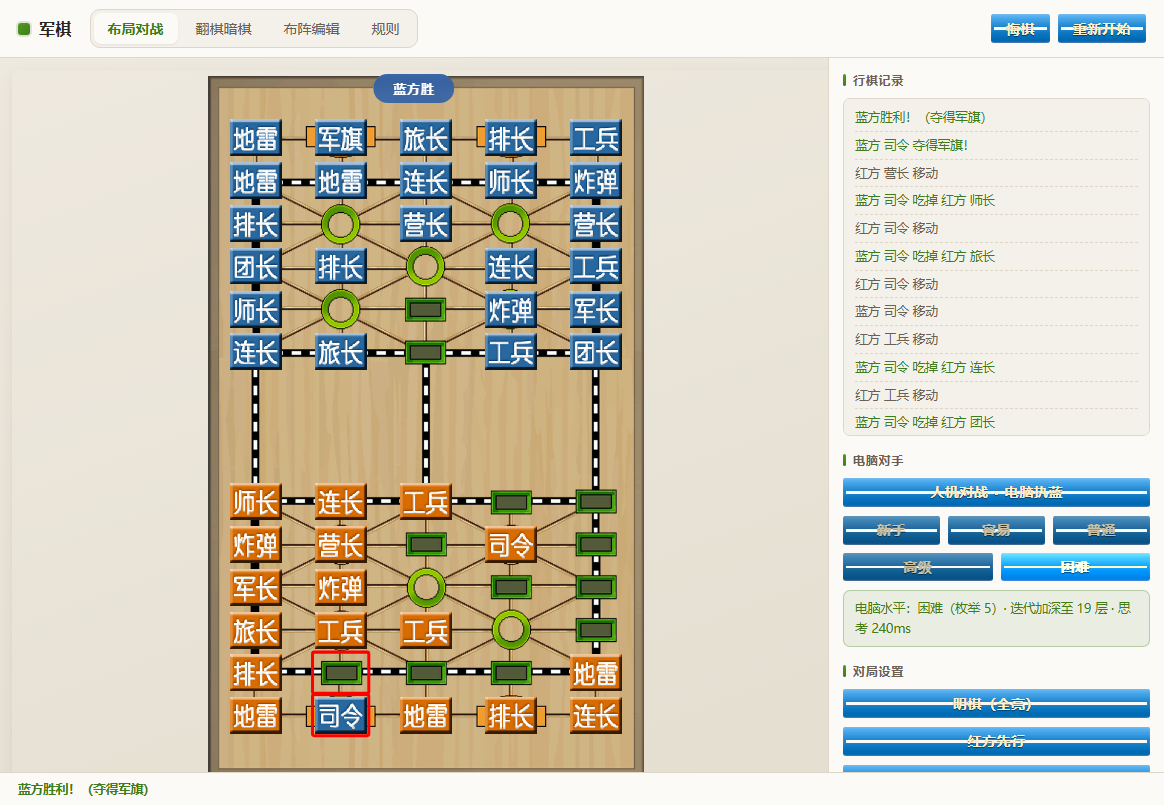
#> input picture evidence/junqi-ai-h2h-lv5.png, 1164 x 805 px
$ python analyze_markers.py ../../evidence/junqi-ai-h2h-lv5.png ../../evidence/junqi-ai-h2h-lv5.png
#> lines starting #> are read from the running program, lines starting #| are printed output that depends on the picture; after the words box and inside, x2 and y2 are one past the last pixel; in counts of white or black regions, pixels touching at a corner belong together
# -*- coding: utf-8 -*-
"""分析原版高亮标记：选中(蓝框) / 最后一步(红框) / 空位(绿块) 的精确颜色与几何。
用法: python analyze_markers.py <s18.png> <s19.png>
"""
import sys, os
from PIL import Image
import numpy as np

def load(p):
    return np.array(Image.open(p).convert("RGB")).astype(int)

def profile_row(img, y, x0, x1, label=""):
    row = img[y, x0:x1]
    # 找非背景色（背景=浅棕木纹，R>G>B 且整体偏亮）
    print(f"  y={y} x[{x0},{x1}) {label}: 前 20 列样本")
    for i in range(0, min(20, len(row))):
        r, g, b = row[i]
        print(f"    x={x0+i}: ({r},{g},{b})")

def scan_region(img, y0, y1, x0, x1, name):
    sub = img[y0:y1, x0:x1]
    print(f"\n=== {name}  region y[{y0},{y1}) x[{x0},{x1}) ===")
    # 统计最饱和 / 最典型的颜色
    flat = sub.reshape(-1, 3)
    # 蓝：B 远大于 R,G
    blue = ((flat[:, 2] > 150) & (flat[:, 0] < 90) & (flat[:, 1] < 90)).sum()
    # 红：R 远大于 G,B
    red = ((flat[:, 0] > 180) & (flat[:, 1] < 80) & (flat[:, 2] < 80)).sum()
    # 绿：G 明显最大
    green = ((flat[:, 1] > 90) & (flat[:, 0] < flat[:, 1] - 20) & (flat[:, 2] < flat[:, 1] - 20)).sum()
    print(f"  blue_px={blue} red_px={red} green_px={green}")

def main():
    a = load(sys.argv[1]); b = load(sys.argv[2])
    print("shape", a.shape, b.shape)
#| shape (805, 1164, 3) (805, 1164, 3)
    # 已知：下半棋盘行中心（屏幕坐标）。s18 选中 "连长" 在屏幕约 y=658 附近 x=166
    # 先扫描 s18 中蓝色像素的分布
    def blue_mask(img):
        return (img[:, :, 2] > 150) & (img[:, :, 0] < 90) & (img[:, :, 1] < 90)
    def red_mask(img):
        return (img[:, :, 0] > 180) & (img[:, :, 1] < 80) & (img[:, :, 2] < 80)

    bm = blue_mask(a)
#> in blue_mask, `return (img[:, :, 2] > 150) & (img[:, :, 0] < 90) & (img[:, :, 1] < 90)`:
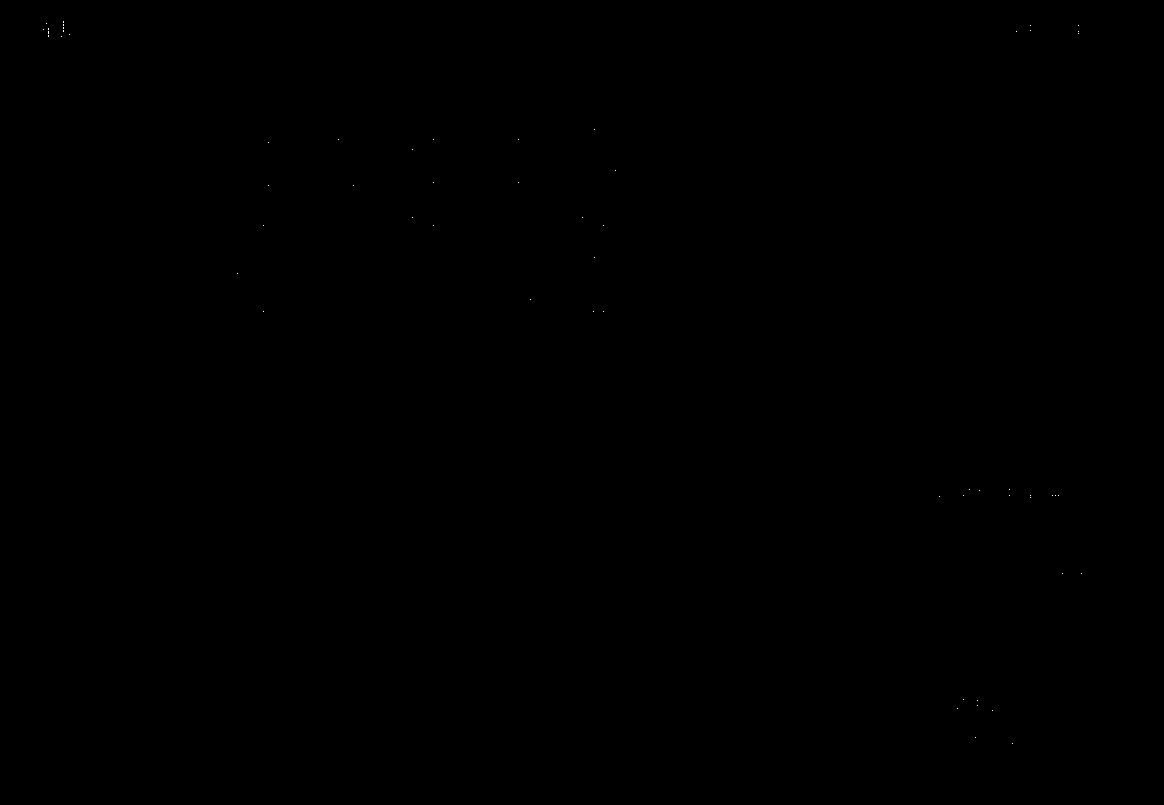
#> returned value: shape (805, 1164) bool; 0.01% white in thin lines or dots, all inside (x1, y1, x2, y2) = (43, 21, 1082, 744)
    ys, xs = np.where(bm)
#> ys = 67 values from 21 to 743; xs = 67 values, max 1081 at index 59, min 43 at index 10, mean 557
    if len(xs):
        print(f"\ns18 蓝色像素: n={len(xs)}  x[{xs.min()},{xs.max()}] y[{ys.min()},{ys.max()}]")
#| s18 蓝色像素: n=67  x[43,1081] y[21,743]
        # 直方图聚类
        import collections
        print("  x 分布:", sorted(collections.Counter((xs//20*20).tolist()).items()))
#> (printed output is left out)
        print("  y 分布:", sorted(collections.Counter((ys//20*20).tolist()).items()))
#|   y 分布: [(20, 25), (120, 4), (140, 2), (160, 1), (180, 4), (200, 2), (220, 3), (240, 1), (260, 1), (280, 1), (300, 3), (480, 11), (560, 2), (680, 1), (700, 4), (720, 1), (740, 1)]
    rmm = red_mask(a)
#> in red_mask, `return (img[:, :, 0] > 180) & (img[:, :, 1] < 80) & (img[:, :, 2] < 80)`:
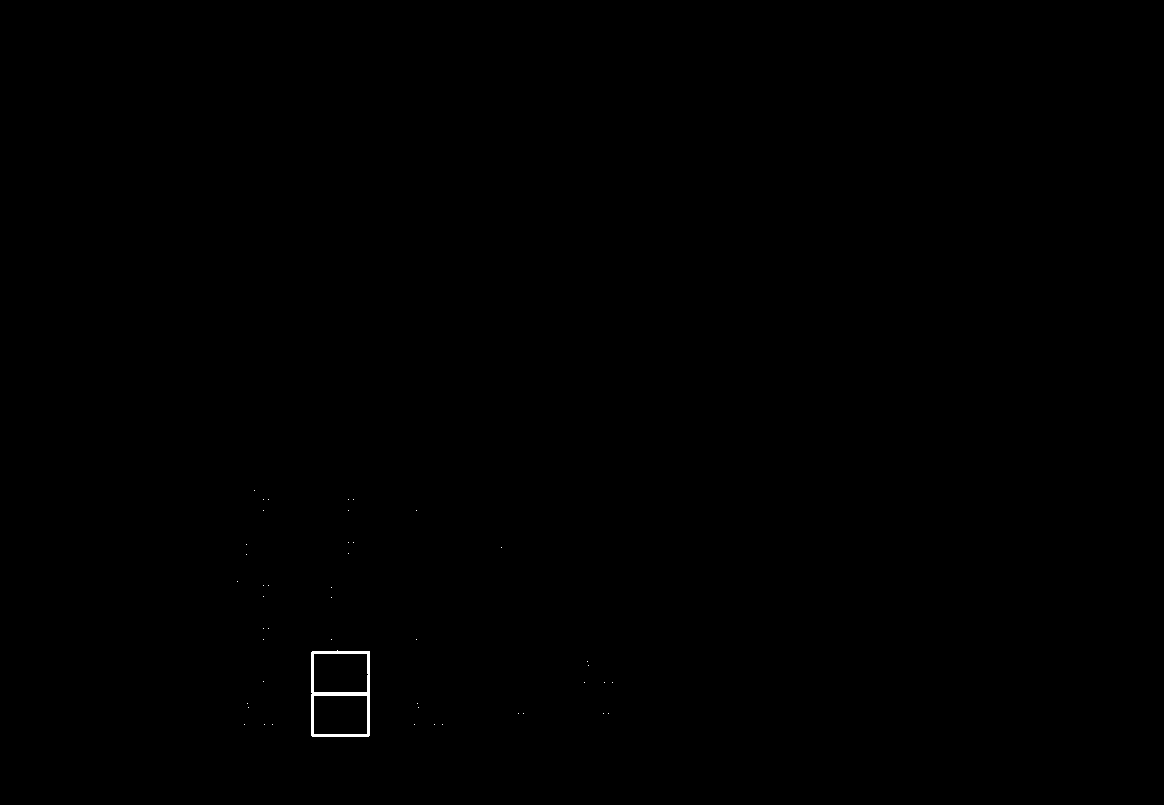
#> returned value: shape (805, 1164) bool; 0.12% white; 46 white regions (45 under 20 px), largest, box (x1, y1, x2, y2) and area: (311, 650, 370, 737) 1042
    ys2, xs2 = np.where(rmm)
#> ys2 = 1087 values from 490 to 736; xs2 = 1087 values, max 612 at index 380, min 237 at index 14, mean 341.3
    print(f"s18 红色像素: n={len(xs2)}")
#| s18 红色像素: n=1087

    bm2 = blue_mask(b); rm2 = red_mask(b)
    ys3, xs3 = np.where(bm2)
#> ys3 = 67 values from 21 to 743; xs3 has the same summary as xs
    print(f"\ns19 蓝色像素: n={len(xs3)}")
#| s19 蓝色像素: n=67
    if len(xs3):
        import collections
        print("  x 分布:", sorted(collections.Counter((xs3//20*20).tolist()).items()))
#> (printed output is left out)
        print("  y 分布:", sorted(collections.Counter((ys3//20*20).tolist()).items()))
#|   y 分布: [(20, 25), (120, 4), (140, 2), (160, 1), (180, 4), (200, 2), (220, 3), (240, 1), (260, 1), (280, 1), (300, 3), (480, 11), (560, 2), (680, 1), (700, 4), (720, 1), (740, 1)]
    ys4, xs4 = np.where(rm2)
#> ys4 = 1087 values from 490 to 736; xs4 has the same summary as xs2
    print(f"s19 红色像素: n={len(xs4)}")
#| s19 红色像素: n=1087
    if len(xs4):
        import collections
        print("  x 分布:", sorted(collections.Counter((xs4//20*20).tolist()).items()))
#|   x 分布: [(220, 1), (240, 6), (260, 12), (300, 315), (320, 204), (340, 206), (360, 326), (400, 5), (420, 1), (440, 1), (500, 2), (520, 1), (580, 3), (600, 4)]
        print("  y 分布:", sorted(collections.Counter((ys4//20*20).tolist()).items()))
#|   y 分布: [(480, 5), (500, 3), (540, 6), (580, 6), (620, 5), (640, 213), (660, 121), (680, 335), (700, 128), (720, 265)]

if __name__ == "__main__":
    main()
